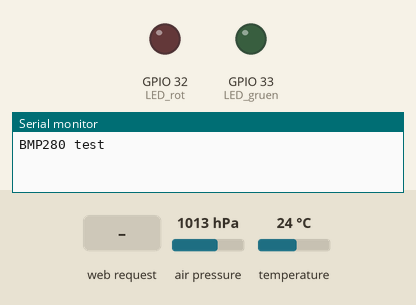
Recording of a sketch running on a simulated ESP32. On the bench: output pins drawn as LEDs (lit = HIGH), the last lines printed to the serial monitor. The inputs (shaded band) are chosen by the test bench; at power-on: air pressure 1013 hPa, temperature 24 °C.

Above: at 1.3 s.
1.4 s: HTTP request GET /led_rot_on received
At 2.4 s:
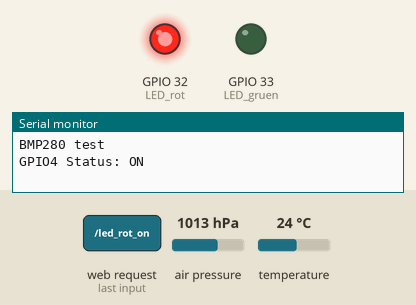
2.9 s: HTTP request GET / received
At 3.5 s:
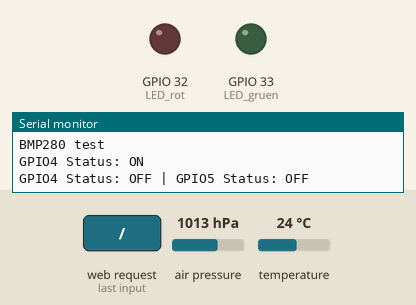
4.4 s: HTTP request GET /led_gruen_on received
At 4.7 s:
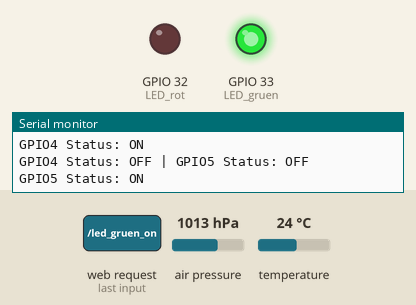
Timing chart, 0 to 7.4 s (numbered marks = the images above; inputs shaded):
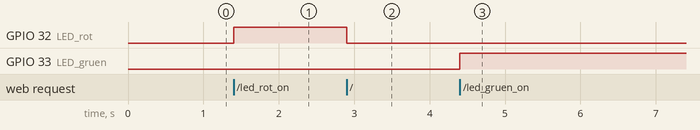

The sketch:

esp32_workshop_Webserver.ino
```cpp
#include <Wire.h>
#include <Adafruit_Sensor.h>
#include <Adafruit_BMP280.h>

#include <WiFi.h>
#include <WebServer.h>

#define BMP_SDA 21
#define BMP_SCL 22

Adafruit_BMP280 bmp; //I2C

#define LED_rot 32
#define LED_gruen 33

/* Put your SSID & Password */
const char* ssid = "ESP32";  // Enter SSID here
const char* password = "012345678";  //Enter Password here

/* Put IP Address details */
IPAddress local_ip(192, 168, 1, 1);
IPAddress gateway(192, 168, 1, 1);
IPAddress subnet(255, 255, 255, 0);

WebServer server(80);

bool LED_rot_status = LOW;
bool LED_gruen_status = LOW;

float Temperature;
float Pressure;
uint8_t i = 200;

void setup ()
{
  // Initialisierung Ausgangspins für die LEDs
  pinMode (LED_rot, OUTPUT);
  pinMode (LED_gruen, OUTPUT);

  // Initialisierung Serieller Monitor
  Serial.begin(9600);

  // Initialisierung BPM280 mit Ausgabe ob erfolgreich auf Monitor
  Serial.println(F("BMP280 test"));
  if (!bmp.begin()) {
    Serial.println(F("Could not find a valid BMP280 sensor, check wiring!"));
    while (1);
  }


  // Initialisierung Webserver
  WiFi.softAP(ssid, password);
  WiFi.softAPConfig(local_ip, gateway, subnet);
  delay(100);

  server.on("/", handle_OnConnect);
  server.on("/led_rot_on", handle_led_rot_on);
  server.on("/led_rot_off", handle_led_rot_off);
  server.on("/led_gruen_on", handle_led_gruen_on);
  server.on("/led_gruen_off", handle_led_gruen_off);
  server.onNotFound(handle_NotFound);

  server.begin();
}

void loop () //Hauptprogrammschleife
{
  // -----------------------------------------------------------------
  // LED Modul
  // -----------------------------------------------------------------
  //  digitalWrite (LED_rot, HIGH); // LED wird eingeschaltet
  //  digitalWrite (LED_gruen, LOW); // LED wird eingeschaltet
  //  delay (3000); // Wartemodus für 3 Sekunden
  //
  //  digitalWrite (LED_rot, LOW); // LED wird eingeschaltet
  //  digitalWrite (LED_gruen, HIGH); // LED wird eingeschaltet
  //  delay (3000); // Wartemodus für weitere zwei Sekunden in denen die LEDs dann umgeschaltet sind


  // -----------------------------------------------------------------
  // BMP280
  // -----------------------------------------------------------------
  //  Serial.print(F("Temperature = "));
  //  Serial.print(bmp.readTemperature());
  //  Serial.println(" °C");
  //
  //  Serial.print(F("Pressure = "));
  //  Serial.print(bmp.readPressure()/100);
  //  Serial.println(" hPa");
  //
  //  Serial.print(F("Approx altitude = "));
  // // Serial.print(bmp.readAltitude(1013.25)); // this should be adjusted to your local forcase
  //  Serial.print(bmp.readAltitude(1017.9));
  //  Serial.println(" m");
  //
  //  Serial.println();
  //  delay(2000);

  // -----------------------------------------------------------------
  // Webserver zum Schalten der LEDs und Anzeigen der Messwerte
  // -----------------------------------------------------------------
  server.handleClient();

  if (LED_rot_status)
  {
    if (!LED_gruen_status) {
      digitalWrite(LED_rot, HIGH);
    }
  }
  else
  {
    digitalWrite(LED_rot, LOW);
  }

  if (LED_gruen_status)
  {
    if (!LED_rot_status) {
      digitalWrite(LED_gruen, HIGH);
    }
  }
  else
  {
    digitalWrite(LED_gruen, LOW);
  }

  if (i > 200) {
    Temperature = bmp.readTemperature();
    Pressure    = bmp.readPressure() / 100;
    i = 0;
  }
  else {
    i++;
  }

}

void handle_OnConnect() {
  LED_rot_status = LOW;
  LED_gruen_status = LOW;
  Temperature = 0.0;
  Pressure = 0.0;

  Serial.println("GPIO4 Status: OFF | GPIO5 Status: OFF");
  server.send(200, "text/html", SendHTML(LED_rot_status, LED_gruen_status, Temperature, Pressure));
}

void handle_led_rot_on() {
  LED_rot_status = HIGH;
  Serial.println("GPIO4 Status: ON");
  server.send(200, "text/html", SendHTML(true, LED_gruen_status, Temperature, Pressure));
}

void handle_led_rot_off() {
  LED_rot_status = LOW;
  Serial.println("GPIO4 Status: OFF");
  server.send(200, "text/html", SendHTML(false, LED_gruen_status, Temperature, Pressure));
}

void handle_led_gruen_on() {
  LED_gruen_status = HIGH;
  Serial.println("GPIO5 Status: ON");
  server.send(200, "text/html", SendHTML(LED_rot_status, true, Temperature, Pressure));
}

void handle_led_gruen_off() {
  LED_gruen_status = LOW;
  Serial.println("GPIO5 Status: OFF");
  server.send(200, "text/html", SendHTML(LED_rot_status, false, Temperature, Pressure));
}

void handle_NotFound() {
  server.send(404, "text/plain", "Not found");
}

String SendHTML(uint8_t led_rot_stat, uint8_t led_gruen_stat, float temp, float pres) {
  String ptr = "<!DOCTYPE html> <html>\n";
  ptr += "<head><meta name=\"viewport\" content=\"width=device-width, initial-scale=1.0, user-scalable=no\">\n";
  ptr += "<title>LED Control</title>\n";
  ptr += "<style>html { font-family: Helvetica; display: inline-block; margin: 0px auto; text-align: center;}\n";
  ptr += "body{margin-top: 50px;} h1 {color: #444444;margin: 50px auto 30px;} h3 {color: #444444;margin-bottom: 50px;}\n";
  ptr += ".button {display: block;width: 80px;background-color: #3498db;border: none;color: white;padding: 13px 30px;text-decoration: none;font-size: 25px;margin: 0px auto 35px;cursor: pointer;border-radius: 4px;}\n";
  ptr += ".button-on {background-color: #3498db;}\n";
  ptr += ".button-on:active {background-color: #2980b9;}\n";
  ptr += ".button-off {background-color: #34495e;}\n";
  ptr += ".button-off:active {background-color: #2c3e50;}\n";
  ptr += "p {font-size: 14px;color: #888;margin-bottom: 10px;}\n";
  ptr += "</style>\n";
  ptr += "</head>\n";
  ptr += "<body>\n";
  ptr += "<h1>ESP32 Web Server</h1>\n";
  ptr += "<h3>Using Access Point(AP) Mode</h3>\n";

  if (led_rot_stat)
  {
    ptr += "<p>LED Rot Status: ON</p><a class=\"button button-off\" href=\"/led_rot_off\">OFF</a>\n";
  }
  else
  {
    ptr += "<p>LED Rot Status: OFF</p><a class=\"button button-on\" href=\"/led_rot_on\">ON</a>\n";
  }

  if (led_gruen_stat)
  {
    ptr += "<p>LED Gruen Status: ON</p><a class=\"button button-off\" href=\"/led_gruen_off\">OFF</a>\n";
  }
  else
  {
    ptr += "<p>LED Gruen Status: OFF</p><a class=\"button button-on\" href=\"/led_gruen_on\">ON</a>\n";
  }

  ptr += "<p>Temperature: </p>" + String((int)temp) + "*C\n";

  ptr += "<p>Pressure: </p>" + String((int)pres) + "hPa\n";

  ptr += "</body>\n";
  ptr += "</html>\n";
  return ptr;

}
```

Measured:
- after the input at 1.4 s, GPIO 32 (LED_rot): LOW → HIGH at once
- after the input at 2.9 s, GPIO 32 (LED_rot): HIGH → LOW at once
- after the input at 4.4 s, GPIO 33 (LED_gruen): LOW → HIGH at once
